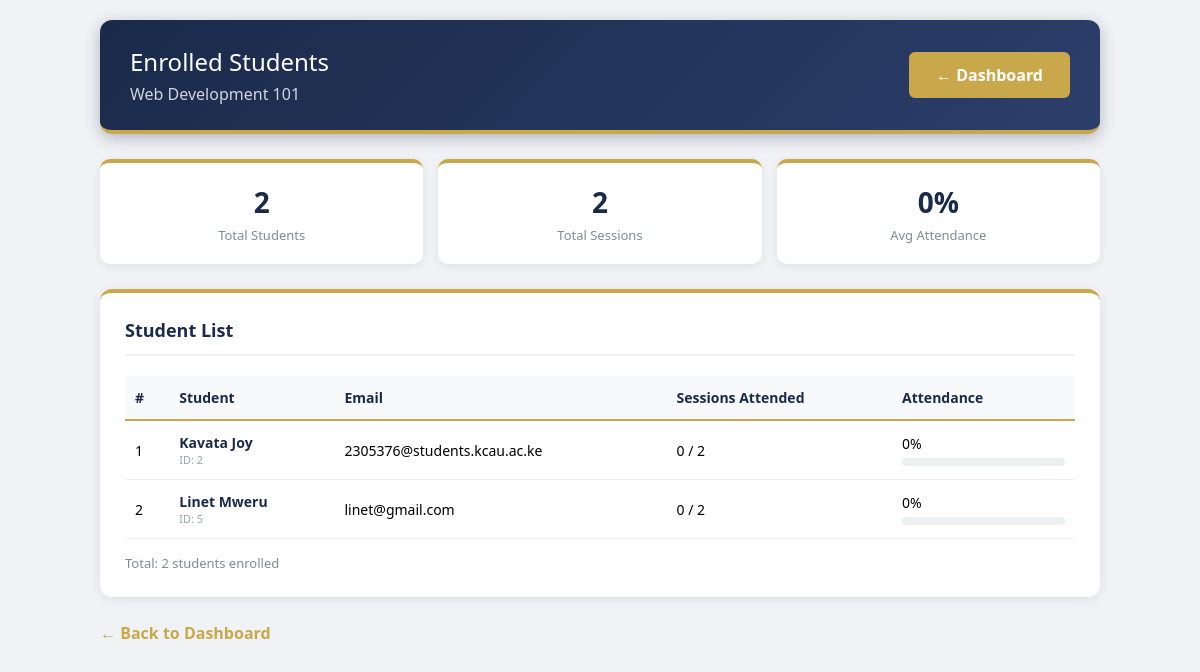
Screenshot of /view_students.php?unit_id=1 (signed in) with the database file from the repository.
### tables this page shows
CREATE TABLE `units` (
  `unit_id` int(11) NOT NULL,
  `unit_name` varchar(100) NOT NULL,
  `unit_code` varchar(20) NOT NULL,
  `user_id` int(11) DEFAULT NULL,
  `created_at` timestamp NOT NULL DEFAULT current_timestamp()
);

CREATE TABLE `users` (
  `user_id` int(11) NOT NULL,
  `full_name` varchar(100) NOT NULL,
  `email` varchar(100) NOT NULL,
  `password_hash` varchar(255) NOT NULL,
  `role_id` int(11) DEFAULT 1,
  `created_at` timestamp NOT NULL DEFAULT current_timestamp()
);

### view_students.php (the view, shortened to what this page needs)
<?php
include 'config.php';
$lecturer_id = $_SESSION['user_id'];
$unit_id = isset($_GET['unit_id']) ? $_GET['unit_id'] : 0;
$unit_query = "SELECT unit_name FROM units WHERE user_id = ? AND unit_id = ?";
$stmt = $conn->prepare($unit_query);
$stmt->bind_param("ii", $lecturer_id, $unit_id);
$stmt->execute();
$unit_result = $stmt->get_result();
$unit = $unit_result->fetch_assoc();
$unit_name = $unit['unit_name'];
$students_query = "SELECT u.user_id, u.full_name, u.email,
                   (SELECT COUNT(*) FROM attendance_logs al
                    JOIN attendance_sessions s ON al.session_id = s.session_id
                    WHERE s.unit_id = ? AND al.user_id = u.user_id) as attended,
                   (SELECT COUNT(*) FROM attendance_sessions WHERE unit_id = ?) as total_sessions
                   FROM users u
                   JOIN enrollment e ON u.user_id = e.user_id
                   WHERE e.unit_id = ? AND u.role_id = 1
                   ORDER BY u.full_name ASC";
$stmt = $conn->prepare($students_query);
$stmt->bind_param("iii", $unit_id, $unit_id, $unit_id);
$stmt->execute();
$students = $stmt->get_result();
$total_students = $students->num_rows;
$total_sessions_query = "SELECT COUNT(*) as total FROM attendance_sessions WHERE unit_id = ?";
$stmt = $conn->prepare($total_sessions_query);
$stmt->bind_param("i", $unit_id);
$stmt->execute();
$total_sessions_result = $stmt->get_result();
$total_sessions = $total_sessions_result->fetch_assoc()['total'] ?? 0;
$avg_attendance = 0;
if ($total_students > 0 && $total_sessions > 0) {
    $avg_query = "SELECT AVG(attended) as avg_att FROM (
        SELECT (SELECT COUNT(*) FROM attendance_logs al
                JOIN attendance_sessions s ON al.session_id = s.session_id
                WHERE s.unit_id = ? AND al.user_id = u.user_id) as attended
        FROM users u
        WHERE u.role_id = 1
    ) as subquery";
    $stmt = $conn->prepare($avg_query);
    $stmt->bind_param("i", $unit_id);
    $stmt->execute();
    $avg_result = $stmt->get_result();
    $avg_row = $avg_result->fetch_assoc();
    $avg_attendance = round($avg_row['avg_att'] ?? 0);
}
?>
<!DOCTYPE html>
<html>
<head>
</head>
<body>
<div class="container">
    <div class="header">
        <div>
            <h1>Enrolled Students</h1>
            <h2><?php echo htmlspecialchars($unit_name); ?></h2>
        </div>
        <a href="lecturer_dashboard.php" class="back">← Dashboard</a>
    </div>
    <div class="stats-grid">
        <div class="stat-box">
            <div class="number"><?php echo $total_students; ?></div>
            <div class="label">Total Students</div>
        </div>
        <div class="stat-box">
            <div class="number"><?php echo $total_sessions; ?></div>
            <div class="label">Total Sessions</div>
        </div>
        <?php if ($total_students > 0 && $total_sessions > 0): ?>
            <div class="stat-box">
                <div class="number"><?php echo $avg_attendance; ?>%</div>
                <div class="label">Avg Attendance</div>
            </div>
        <?php endif; ?>
    </div>
    <div class="card">
        <h3>Student List</h3>
        <?php if ($students->num_rows > 0): ?>
            <table>
                <tr>
                    <th>#</th>
                    <th>Student</th>
                    <th>Email</th>
                    <th>Sessions Attended</th>
                    <th>Attendance</th>
                </tr>
                <?php $count = 1; while ($student = $students->fetch_assoc()):
                    $attended = $student['attended'] ?? 0;
                    $total = $total_sessions > 0 ? $total_sessions : 0;
                    $percentage = $total > 0 ? round(($attended / $total) * 100) : 0;
                ?>
                    <tr>
                        <td><?php echo $count++; ?></td>
                        <td>
                            <span class="student-name"><?php echo htmlspecialchars($student['full_name']); ?></span>
                            <span class="student-id">ID: <?php echo $student['user_id']; ?></span>
                        </td>
                        <td><?php echo htmlspecialchars($student['email']); ?></td>
                        <td><?php echo $attended; ?> / <?php echo $total; ?></td>
                        <td style="min-width: 120px;">
                            <?php echo $percentage; ?>%
                            <div class="attendance-bar">
                            </div>
                        </td>
                    </tr>
                <?php endwhile; ?>
            </table>
            <p style="margin-top: 15px; color: #7f8c8d; font-size: 13px;">
                Total: <?php echo $students->num_rows; ?> students enrolled
            </p>
        <?php else: ?>
            <div class="no-data">No students enrolled in this unit yet.</div>
        <?php endif; ?>
    </div>
    <a href="lecturer_dashboard.php" class="back-link">← Back to Dashboard</a>
</div>
</body>
</html>

### view_students.php (style rules this page uses)
* { margin: 0; padding: 0; box-sizing: border-box; }
body { font-family: 'Segoe UI', Tahoma, Geneva, Verdana, sans-serif; background: #f0f2f5; padding: 20px; }
.container { max-width: 1000px; margin: 0 auto; }
.header { background: linear-gradient(135deg, #1A2A4A 0%, #2C3E6A 100%); color: #FFFFFF; padding: 25px 30px; border-radius: 12px; margin-bottom: 25px; display: flex; justify-content: space-between; align-items: center; flex-wrap: wrap; box-shadow: 0 4px 15px rgba(26, 42, 74, 0.3); border-bottom: 4px solid #C9A84C; }
.header h1 { font-size: 24px; font-weight: 300; }
.header h2 { font-size: 16px; font-weight: normal; opacity: 0.8; margin-top: 5px; }
.back { color: #FFFFFF; background: #C9A84C; padding: 10px 25px; border-radius: 6px; text-decoration: none; font-weight: 600; transition: all 0.3s ease; border: 2px solid #C9A84C; }
.card { background: #FFFFFF; border-radius: 12px; padding: 25px; box-shadow: 0 2px 12px rgba(0,0,0,0.08); border-top: 4px solid #C9A84C; margin-bottom: 25px; }
.card h3 { color: #1A2A4A; margin-bottom: 20px; padding-bottom: 12px; border-bottom: 2px solid #f0f2f5; font-size: 18px; }
.stats-grid { display: grid; grid-template-columns: repeat(auto-fit, minmax(150px, 1fr)); gap: 15px; margin-bottom: 25px; }
.stat-box { background: #FFFFFF; padding: 20px; border-radius: 10px; text-align: center; box-shadow: 0 2px 8px rgba(0,0,0,0.08); border-top: 4px solid #C9A84C; transition: transform 0.2s; }
.stat-box .number { font-size: 28px; font-weight: 700; color: #1A2A4A; }
.stat-box .label { font-size: 13px; color: #7f8c8d; margin-top: 5px; }
table { width: 100%; border-collapse: collapse; font-size: 14px; }
th, td { padding: 12px 10px; text-align: left; border-bottom: 1px solid #ecf0f1; }
th { background: #f8f9fa; font-weight: 600; color: #1A2A4A; border-bottom: 2px solid #C9A84C; }
.attendance-bar { width: 100%; height: 8px; background: #ecf0f1; border-radius: 4px; overflow: hidden; margin-top: 5px; }
.back-link { display: inline-block; color: #C9A84C; text-decoration: none; font-weight: 600; transition: color 0.3s ease; }
.student-id { font-size: 11px; color: #95a5a6; display: block; }
.student-name { font-weight: 600; color: #1A2A4A; }

### rows the page displays
units: unit_name "Web Development 101"
users: full_name "Kavata Joy", user_id "2", email "2305376@students.kcau.ac.ke", attended "0", total "2", percentage "0"
users: full_name "Linet Mweru", user_id "5", email "linet@gmail.com", attended "0", total "2", percentage "0"

### other values shown
$total_students "2"
$total_sessions "2"
$avg_attendance "0"
$students->num_rows "2"
